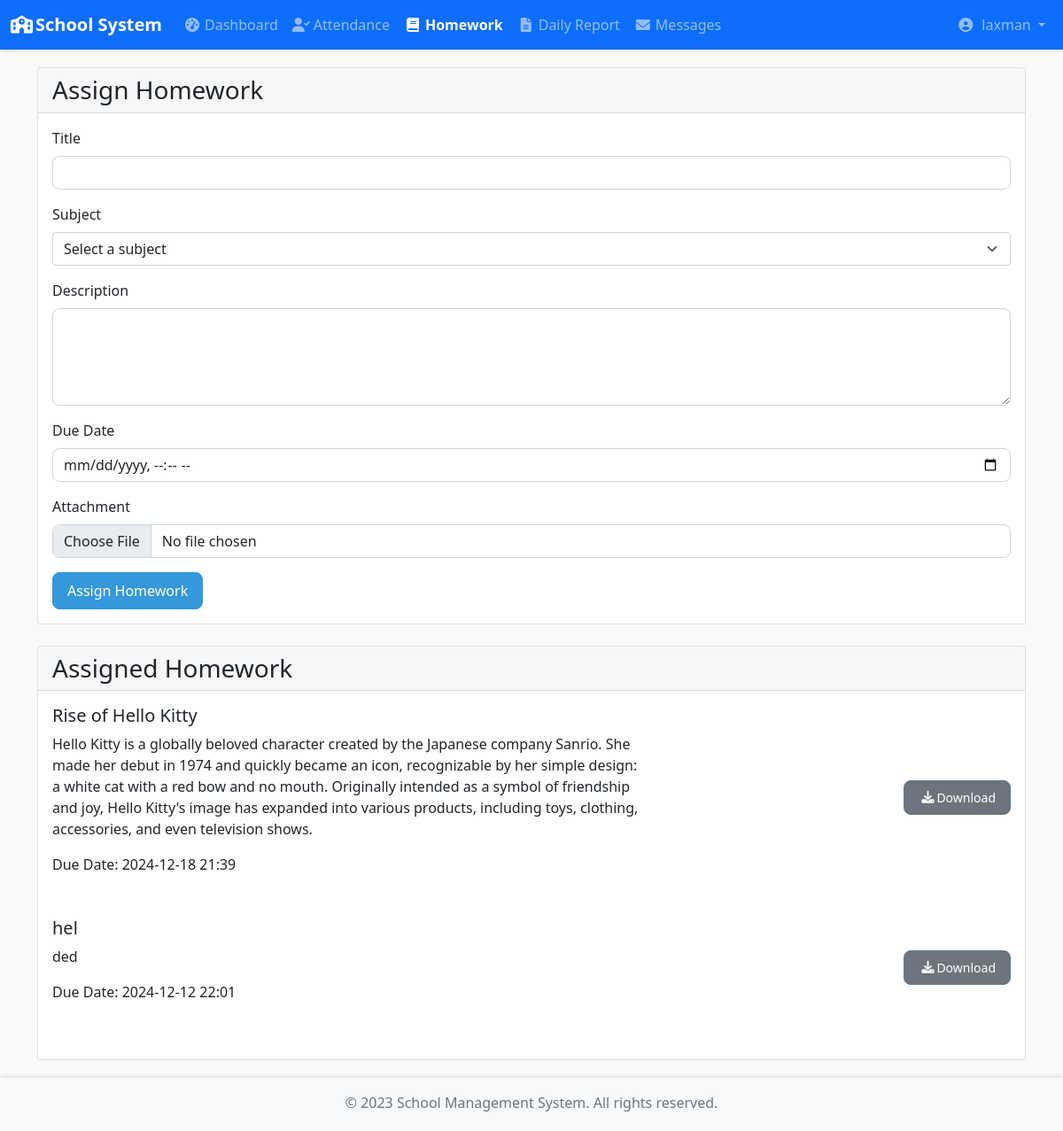
Page /teacher/homework (signed in) on the committed database.
### app/models/user.py (models this page shows, shortened)
class User(UserMixin, db.Model):
    id = db.Column(db.Integer, primary_key=True)
    username = db.Column(db.String(64), unique=True, nullable=False)
    email = db.Column(db.String(120), unique=True, nullable=False)
    password_hash = db.Column(db.String(128))
    role = db.Column(db.String(20), nullable=False)  # 'admin', 'teacher', 'student'
    created_at = db.Column(db.DateTime, default=datetime.utcnow)
    is_active = db.Column(db.Boolean, default=True)
    first_name = db.Column(db.String(64))
    last_name = db.Column(db.String(64))

### app/models/homework.py (models this page shows)
class Homework(db.Model):
    id = db.Column(db.Integer, primary_key=True)
    title = db.Column(db.String(100), nullable=False)
    description = db.Column(db.Text, nullable=False)
    subject = db.Column(db.Enum(SubjectEnum), nullable=False)
    due_date = db.Column(db.DateTime, nullable=False)
    teacher_id = db.Column(db.Integer, db.ForeignKey('user.id'), nullable=False)
    file_path = db.Column(db.String(255))
    created_at = db.Column(db.DateTime, default=datetime.utcnow)

### app/blueprints/teacher.py (the view, shortened to what this page needs)
@teacher.route('/teacher/homework', methods=['GET', 'POST'])
@login_required
@teacher_required
def homework():
    assigned_homework = Homework.query.filter_by(
    teacher_id=current_user.id
    ).order_by(Homework.due_date.desc()).all()
    return render_template('teacher/homework.html', assigned_homework=assigned_homework, subjects=SubjectEnum)

### app/__init__.py (called while the page is built)
def create_app():
    app = Flask(__name__)
    app.config.from_object(Config)
    db.init_app(app)
    login_manager.init_app(app)
    migrate.init_app(app, db)
    login_manager.login_view = 'auth.login'
    login_manager.login_message_category = 'info'
    from app.models.user import User
    @login_manager.user_loader
    def load_user(user_id):
        return User.query.get(int(user_id))
    from app.blueprints.auth import auth
    from app.blueprints.admin import admin
    from app.blueprints.teacher import teacher
    from app.blueprints.student import student
    app.register_blueprint(auth)
    app.register_blueprint(admin)
    app.register_blueprint(teacher)
    app.register_blueprint(student)
    @app.route('/')
    def index():
        return redirect(url_for('auth.login'))
    return app

### app/blueprints/teacher.py (called while the page is built)
def teacher_required(f):
    @wraps(f)
    def decorated_function(*args, **kwargs):
        if not current_user.is_authenticated or current_user.role != 'teacher':
            flash('You need to be a teacher to access this page.', 'danger')
            return redirect(url_for('auth.login'))
        return f(*args, **kwargs)
    return decorated_function

### app/templates/teacher/homework.html (shortened to what this page needs)
{% extends "base.html" %}
{% block content %}
<div class="container">
    <div class="card">
        <div class="card-header">
            <h3 class="mb-0">Assign Homework</h3>
        </div>
        <div class="card-body">
            <form method="POST" enctype="multipart/form-data">
                <div class="mb-3">
                    <label class="form-label">Title</label>
                    <input type="text" class="form-control" name="title" required>
                </div>
                <div class="mb-3">
                    <label class="form-label">Subject</label>
                    <select class="form-select" name="subject" required>
                        <option value="" disabled selected>Select a subject</option>
                    </select>
                </div>
                <div class="mb-3">
                    <label class="form-label">Description</label>
                    <textarea class="form-control" name="description" rows="4" required></textarea>
                </div>
                <div class="mb-3">
                    <label class="form-label">Due Date</label>
                    <input type="datetime-local" class="form-control" name="due_date" required>
                </div>
                <div class="mb-3">
                    <label class="form-label">Attachment</label>
                    <input type="file" class="form-control" name="file">
                </div>
                <button type="submit" class="btn btn-primary">Assign Homework</button>
            </form>
        </div>
    </div>
    <div class="card mt-4">
        <div class="card-header">
            <h3 class="mb-0">Assigned Homework</h3>
        </div>
        <div class="card-body" >
            {% for homework in assigned_homework %}
            <div class="mb-3" style="display: flex; justify-content: space-between; align-items: center;">
                <div class="mb-3">
                    <h5>{{ homework.title }}</h5>
                    <p style="max-width: 70%;">{{ homework.description }}</p>
                    <p>Due Date: {{ homework.due_date.strftime('%Y-%m-%d %H:%M') }}</p>
                </div>
                <div class="mb-3" style="display: flex; flex-direction:column">
                    <a href="{{ url_for('static', filename=homework.file_path) }}" style="display: flex; align-items: center; justify-content: space-between;"
                       class="btn btn-sm btn-secondary" target="_blank">
                        <i class="fas fa-download"></i> Download
                    </a>
                </div>
            </div>
            {% endfor %}
        </div>
    </div>
</div>
{% endblock %}

### app/templates/base.html (shortened to what this page needs)
<!DOCTYPE html>
<html lang="en">
<head>
    <link href="https://cdn.jsdelivr.net/npm/bootstrap@5.1.3/dist/css/bootstrap.min.css" rel="stylesheet">
    <link rel="stylesheet" href="https://cdnjs.cloudflare.com/ajax/libs/font-awesome/6.0.0/css/all.min.css">
    <link rel="stylesheet" href="{{ url_for('static', filename='css/base.css') }}">
    {% if current_user.is_authenticated %}
        {% if current_user.role == 'admin' %}
            <link rel="stylesheet" href="{{ url_for('static', filename='css/admin.css') }}">
        {% elif current_user.role == 'teacher' %}
            <link rel="stylesheet" href="{{ url_for('static', filename='css/teacher.css') }}">
        {% elif current_user.role == 'student' %}
            <link rel="stylesheet" href="{{ url_for('static', filename='css/student.css') }}">
        {% endif %}
    {% endif %}
</head>
<body>
    <nav class="navbar navbar-expand-lg navbar-dark bg-primary fixed-top">
        <div class="container-fluid">
            <a class="navbar-brand" href="#">
                <i class="fas fa-school me-2"></i>School System
            </a>
            <div class="collapse navbar-collapse" id="navbarNav">
                {% if current_user.is_authenticated %}
                    {% if current_user.role == 'admin' %}
                        <ul class="navbar-nav me-auto">
                            <li class="nav-item">
                                <a class="nav-link {% if request.endpoint == 'admin.dashboard' %}active{% endif %}"
                                   href="{{ url_for('admin.dashboard') }}">
                                    <i class="fas fa-tachometer-alt me-1"></i>Dashboard
                                </a>
                            </li>
                            <li class="nav-item">
                                <a class="nav-link {% if request.endpoint == 'admin.reports' %}active{% endif %}"
                                   href="{{ url_for('admin.view_reports') }}">
                                    <i class="fas fa-file-alt me-1"></i>Reports
                                </a>
                            </li>
                            <li class="nav-item">
                                <a class="nav-link {% if request.endpoint == 'admin.assignments' %}active{% endif %}"
                                   href="{{ url_for('admin.assignments') }}">
                                    <i class="fas fa-tasks me-1"></i>Assignments
                                </a>
                            </li>
                            <li class="nav-item">
                                <a class="nav-link {% if request.endpoint == 'admin.messages' %}active{% endif %}"
                                   href="{{ url_for('admin.messages') }}">
                                    <i class="fas fa-envelope me-1"></i>Messages
                                </a>
                            <li class="nav-item">
                               <a class="nav-link {% if request.endpoint == 'admin.view_attendance' %}active{% endif %}"
                               href="{{ url_for('admin.view_attendance') }}">
                                <i class="fas fa-user-check me-1"></i>Attendance
                                </a>
                            </li>
                                </li>
                        </ul>
                    {% elif current_user.role == 'teacher' %}
                        <ul class="navbar-nav me-auto">
                            <li class="nav-item">
                                <a class="nav-link {% if request.endpoint == 'teacher.dashboard' %}active{% endif %}"
                                   href="{{ url_for('teacher.dashboard') }}">
                                    <i class="fas fa-tachometer-alt me-1"></i>Dashboard
                                </a>
                            </li>
                            <li class="nav-item">
                                <a class="nav-link {% if request.endpoint == 'teacher.attendance' %}active{% endif %}"
                                   href="{{ url_for('teacher.attendance') }}">
                                    <i class="fas fa-user-check me-1"></i>Attendance
                                </a>
                            </li>
                            <li class="nav-item">
                                <a class="nav-link {% if request.endpoint == 'teacher.homework' %}active{% endif %}"
                                   href="{{ url_for('teacher.homework') }}">
                                    <i class="fas fa-book me-1"></i>Homework
                                </a>
                            </li>
                            <li class="nav-item">
                                <a class="nav-link {% if request.endpoint == 'teacher.daily_report' %}active{% endif %}"
                                   href="{{ url_for('teacher.daily_report') }}">
                                    <i class="fas fa-file-alt me-1"></i>Daily Report
                                </a>
                            </li>
                            <li class="nav-item">
                                <a class="nav-link {% if request.endpoint == 'teacher.messages' %}active{% endif %}"
                                   href="{{ url_for('teacher.messages') }}">
                                    <i class="fas fa-envelope me-1"></i>Messages
                                </a>
                            </li>
                        </ul>
                    {% endif %}
                    <ul class="navbar-nav ms-auto">
                        <li class="nav-item dropdown">
                            <a class="nav-link dropdown-toggle" href="#" id="navbarDropdown"
                               data-bs-toggle="dropdown">
                                <i class="fas fa-user-circle me-1"></i>
                                {{ current_user.first_name }}
                            </a>
                        </li>
                    </ul>
                {% endif %}
            </div>
        </div>
    </nav>
    <main class="content-wrapper">
        {% block content %}{% endblock %}
    </main>
    <footer class="footer mt-auto py-3 bg-light">
        <div class="container text-center">
            <span class="text-muted">© 2023 School Management System. All rights reserved.</span>
        </div>
    </footer>
</body>
</html>

### app/static/css/base.css (style rules this page uses)
:root { --navbar-height: 56px; --footer-height: 60px; }
body { min-height: 100vh; display: flex; flex-direction: column; padding-top: var(--navbar-height); }
.content-wrapper { flex: 1; padding: 20px; background-color: #f8f9fa; }
.navbar { box-shadow: 0 2px 4px rgba(0,0,0,0.1); }
.navbar-brand { font-weight: 600; }
.nav-link { padding: 0.5rem 1rem; transition: color 0.2s; }
.nav-link.active { font-weight: 600; }
.footer { box-shadow: 0 -2px 4px rgba(0,0,0,0.1); height: var(--footer-height); }
.fas { width: 20px; text-align: center; }

### app/static/css/teacher.css (style rules this page uses)
.form-control { border-radius: 8px; }
.btn { border-radius: 8px; padding: 8px 16px; }
.btn-primary { background-color: #3498db; border-color: #3498db; }

### rows in the picture
User: first_name "laxman"
Homework: title "Rise of Hello Kitty", description "Hello Kitty is a globally beloved character created by the Japanese company Sanrio. She made her debut in 1974 and quickly became an icon, recognizable by her simple design: a white cat with a red bow and no mouth. Originally intended as a symbol of friendship and joy, Hello Kitty's image has expanded into various products, including toys, clothing, accessories, and even television shows.", due_date "2024-12-18 21:39"
Homework: title "hel", description "ded", due_date "2024-12-12 22:01"
